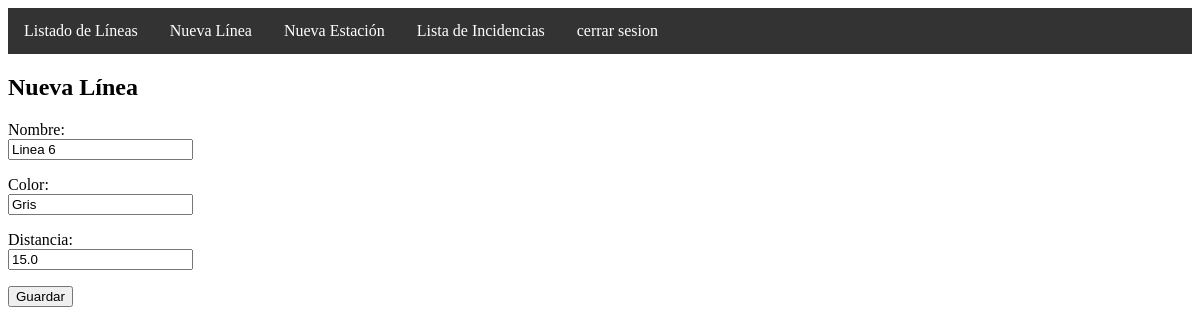
The page /update/3/ on the database its author committed.
### incidencias/models.py (models this page shows, shortened)
class Linea(models.Model):
    nombre = models.CharField(max_length=50)
    color = models.CharField(max_length=50)
    distancia=models.FloatField()

### incidencias/views.py (the view, shortened to what this page needs)
# urls.py: path('update/<int:pk>/', LineaUpdateView.as_view(), name='update_linea'),
class LineaUpdateView(UpdateView):
    model= Linea
    template_name='linea_form.html'
    fields= '__all__'
    success_url= '/listado/'

### incidencias/templates/linea_form.html (shortened to what this page needs)
{% extends 'base.html' %}
 {% block content %}
  <h2>Nueva Línea</h2>
  <form method="post">
    {% for field in form %}
      <p>
        {{ field.label_tag }}<br />
        {{ field }}
      </p>
    {% endfor %}
    <button type="submit">Guardar</button>
  </form>
{% endblock %}

### rows shown on the page
Linea: form "Linea 6" "Gris" "15.0"

### other values the page prints
{{ field.label_tag }} "Nombre:" "Color:" "Distancia:"
